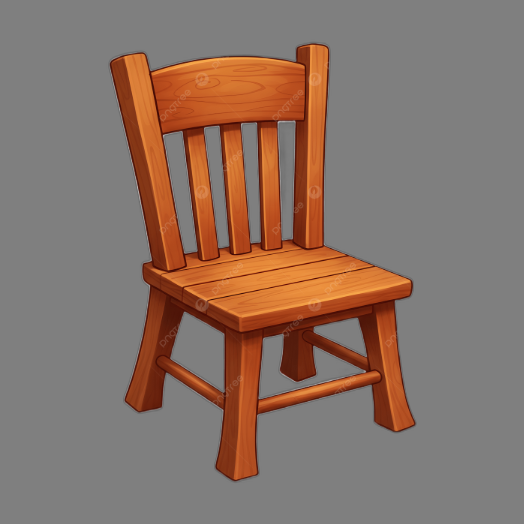
#> input picture input.png, 524 x 524 px; its folder holds only this picture in this run
$ python recortar_vistas.py input.png
#> lines starting #> are read from the running program, lines starting #| are printed output that depends on the picture
#!/usr/bin/env python3
"""
Recorta una imagen con 3 vistas horizontales en archivos separados
y lanza TripoSR sobre cada una.

Uso:
    python3 recortar_vistas.py estatua-san-la-muerte-05.jpg
    python3 recortar_vistas.py estatua-san-la-muerte-05.jpg --solo-recortar
"""

import argparse
import subprocess
import sys
from pathlib import Path
from PIL import Image


CORTES = [0, 600, 950, 1549]
NOMBRES = ["vista_frontal", "vista_lateral", "vista_posterior"]


def recortar(imagen_path: str, output_dir: Path) -> list[str]:
#> called with imagen_path = 'input.png'
    img = Image.open(imagen_path)
#> img is the input picture: PIL image 524x524 RGB; mean R, G, B 136.3, 115.1, 104.3
    w, h = img.size
#> w = 524; h = 524
    output_dir.mkdir(parents=True, exist_ok=True)
    archivos = []

    for i, nombre in enumerate(NOMBRES):
        x0 = CORTES[i]
        x1 = CORTES[i + 1]
        recorte = img.crop((x0, 0, x1, h))
        dest = output_dir / f"{nombre}.png"
        recorte.save(dest)
        print(f"  {nombre}: x={x0}–{x1} → {dest}")
        archivos.append(str(dest))
#> this loop made 3 passes
#> pass 1, in recortar, `recorte = img.crop((x0, 0, x1, h))`:
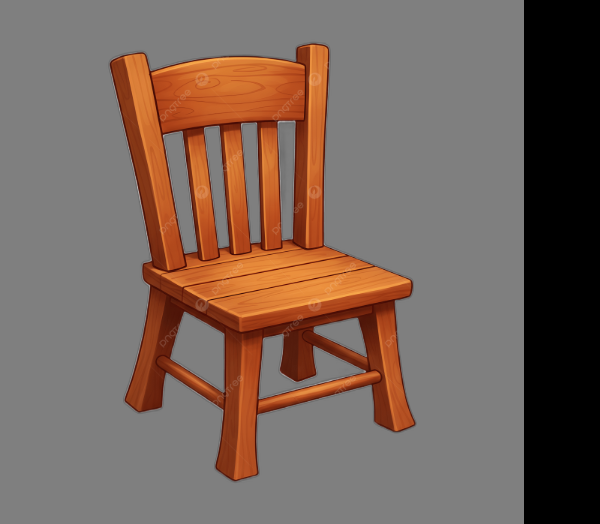
#> recorte: PIL image 600x524 RGB; mean R, G, B 119.1, 100.5, 91.1
#> after the loop, archivos = 3 items

    return archivos


def main():
    parser = argparse.ArgumentParser(description="Recorta vistas y genera modelos 3D.")
    parser.add_argument("imagen", help="Imagen con 3 vistas horizontales")
    parser.add_argument("--solo-recortar", action="store_true",
                        help="Solo recortar, sin lanzar TripoSR")
    parser.add_argument("--resolution", type=int, default=384)
    parser.add_argument("--chunk-size", type=int, default=2048)
    args = parser.parse_args()

    imagen_path = Path(args.imagen).resolve()
    if not imagen_path.exists():
        print(f"Error: no se encontró '{imagen_path}'")
        sys.exit(1)

    output_dir = imagen_path.parent / "vistas_recortadas"
    print(f"Recortando vistas de: {imagen_path.name}")
    archivos = recortar(str(imagen_path), output_dir)
#> archivos = 3 items

    if args.solo_recortar:
        print("\nVistas guardadas en:", output_dir)
        return

    script = Path(__file__).parent / "imagen_a_3d.py"
    for archivo in archivos:
        nombre = Path(archivo).stem
        out = imagen_path.parent / f"output_3d_{nombre}"
        print(f"\n{'='*50}")
        print(f"Procesando: {nombre}")
        print(f"{'='*50}")
        subprocess.run([
            sys.executable, str(script),
            archivo,
            "--output-dir", str(out),
            "--resolution", str(args.resolution),
            "--chunk-size", str(args.chunk_size),
        ], check=True)
#> this loop made 1 pass
#> nombre on pass 1: 'vista_frontal'
#| ==================================================
#| Procesando: vista_frontal
#| ==================================================


if __name__ == "__main__":
    main()
#> (the call stopped at in main, `subprocess.run([ sys.executable, str(script), archivo, "--output-dir",..`: subprocess is not available in this run)
